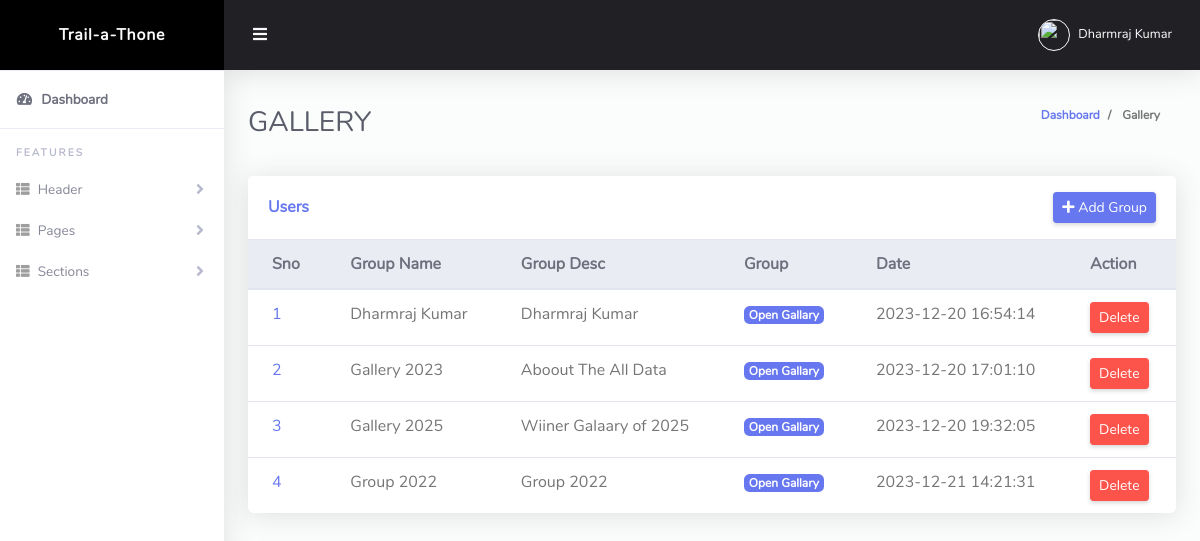
/admin/gallery.php?sectionid=1 (signed in), run on an earlier commit of the app's database.
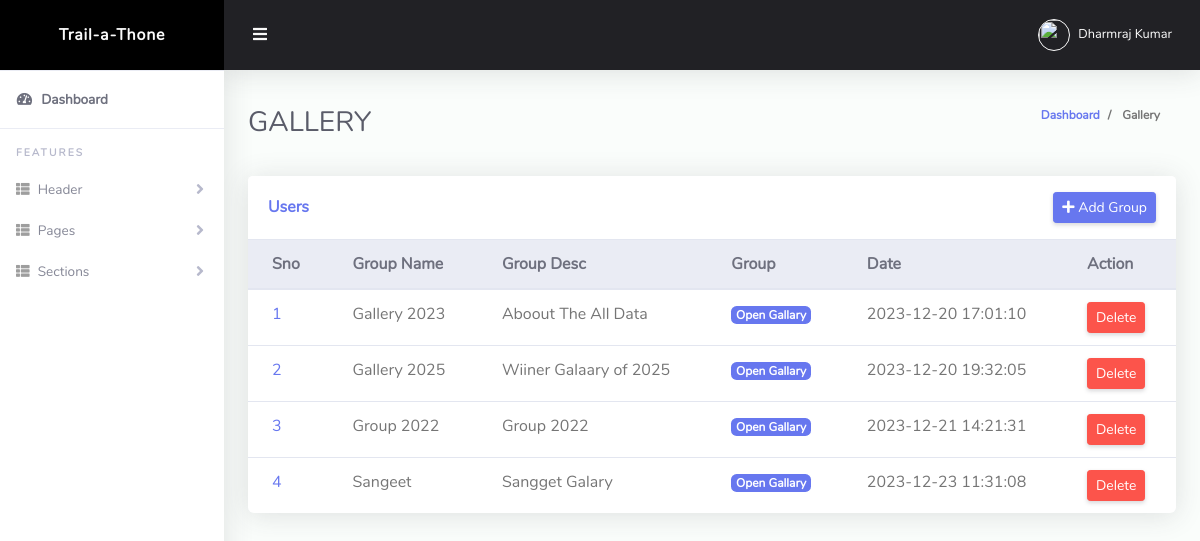
And on a later commit of the database.
### tables this page shows
CREATE TABLE `grt_section_group` (
  `id` int(11) NOT NULL,
  `client_id` int(11) NOT NULL,
  `section_id` int(11) NOT NULL,
  `section_group_title` varchar(200) NOT NULL,
  `section_group_desc` varchar(200) NOT NULL,
  `status` tinyint(4) NOT NULL DEFAULT 0,
  `created_date` timestamp NOT NULL DEFAULT current_timestamp(),
  `updated_date` timestamp NOT NULL DEFAULT current_timestamp() ON UPDATE current_timestamp()
);

### admin/config/class.php (called while the page is built, shortened)
<?php
class Db_functions
{
    private $servername = "localhost";
    private $username = "root";
    private $password = "";
    private $db_name = "grt_cms";
    protected $conn = "";
    public function __construct()
    {
        $this->conn = new mysqli($this->servername, $this->username, $this->password, $this->db_name);
    }
    function exe_query($sql_qry)
    {
        $qry = $this->conn->query($sql_qry);
        return $qry;
    }
    function data_fetch($qry)
    {
        $qry_exe = $this->exe_query($qry);
        if (mysqli_num_rows($qry_exe) > 0) {
            while ($data = mysqli_fetch_assoc($qry_exe)) {
                $array[] = $data;
            }
        } else {
            $array = 0;
        }
        return $array;
    }
}

### admin/gallery.php (the view, shortened to what this page needs)
<?php
include "./header.php";
if (isset($_GET['sectionid'])) {
    $section_id = $_GET['sectionid'];
} else {
    echo "<script>
    window.location.href='./add_section';
    </script>";
}
$gallery_data = new Db_functions();
$qry = "SELECT * FROM `grt_section_group` WHERE section_id= $section_id  and  client_id=$_SESSION[active_user]";
$qry_res = $gallery_data->data_fetch($qry);
?>
<div class="row">
    <div class="col-lg-12 mb-4">
        <div class="card">
            <div class="card-header py-3 d-flex flex-row align-items-center justify-content-between">
                <h6 class="m-0 font-weight-bold text-primary">Users</h6>
                <a class="btn btn-primary btn-sm" href="./gallery_add?sectionid=<?= $section_id ?>">
                    <i class=" fa fa-plus"></i> Add Group
                </a>
            </div>
            <div class="table-responsive">
                <table style="Overflow-x:scroll;" class="table align-items-center table-flush">
                    <thead class="thead-light">
                        <tr>
                            <th>Sno</th>
                            <th>Group Name</th>
                            <th>Group Desc</th>
                            <th>Group</th>
                            <th>Date</th>
                            <th>Action</th>
                        </tr>
                    </thead>
                    <tbody>
                        <?php
                        if ($qry_res != 0) {
                            $sno = 0;
                            foreach ($qry_res as $key => $values) {
                                $sno++; ?>
                                <tr>
                                    <td><a href="#"><?= $sno ?></a></td>
                                    <td><?= $values['section_group_title'] ?></td>
                                    <td><?= $values['section_group_desc'] ?></td>
                                    <td>
                                        <a class="badge badge-primary" href="./gallery_view?section_groupid=<?= $values['id'] ?>">Open Gallary</a>
                                    </td>
                                    <td><?= $values['created_date'] ?></td>
                                    <td>
                                        <button class="btn btn-sm btn-danger" data-toggle="modal" data-target="#img_del<?= $values['id'] ?>">Delete</button>
                                    </td>
                                </tr>
                        <?php }
                        } else {
                            echo "NO Images Group Found";
                        }
                        ?>
                    </tbody>
                </table>
            </div>
        </div>
    </div>
</div>
<?php
include "./footer.php";
?>

What changed in the data, as far as the page shows it:
removed grt_section_group: section_group_title "Dharmraj Kumar", section_group_desc "Dharmraj Kumar", created_date "2023-12-20 16:54:14"
added grt_section_group: section_group_title "Sangeet", section_group_desc "Sangget Galary", created_date "2023-12-23 11:31:08"
